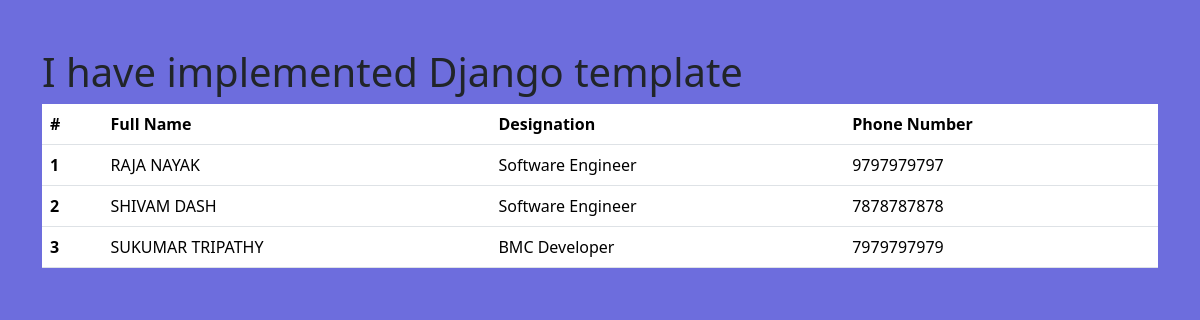
The page / on the database its author committed.
### employees/models.py (models this page shows, shortened)
class Employee(models.Model):
    first_name = models.CharField(max_length=100)
    last_name = models.CharField(max_length=100)
    photo = models.ImageField(upload_to='images')
    designation = models.CharField(max_length=100)
    email_address = models.EmailField(max_length=100, unique=True)
    phone_number = models.CharField(max_length=12, blank=True)
    created_at = models.DateTimeField(auto_now_add=True)
    updated_at = models.DateTimeField(auto_now=True)

### mysite/views.py (the view)
# urls.py: 2. Add a URL to urlpatterns:  path('', views.home, name='home')
def home(request):
    employees = Employee.objects.all()
    context = {
        'employees': employees
    }
    return render(request, 'home.html', context)

### templates/home.html (shortened to what this page needs)
{% load static %}
<!DOCTYPE html>
<html lang="en">
<head>
    <link href="https://cdn.jsdelivr.net/npm/bootstrap@5.3.8/dist/css/bootstrap.min.css" rel="stylesheet">
    <link rel="stylesheet" href="{% static 'css/style.css' %}">
</head>
<body>
    <div class="container pt-5">
        <h1>I have implemented Django template</h1>
        <table class="table">
            <thead>
                <tr>
                <th scope="col">#</th>
                <th scope="col">Full Name</th>
                <th scope="col">Designation</th>
                <th scope="col">Phone Number</th>
                </tr>
            </thead>
            <tbody>
                {% for emp in employees %}
                <tr>
                    <th>{{ forloop.counter }}</th>
                    <td>{{ emp.first_name }} {{ emp.last_name }}</td>
                    <td>{{ emp.designation }}</td>
                    <td>{{ emp.phone_number }}</td>
                </tr>
                {% endfor %}
            </tbody>
        </table>
    </div>
</body>
</html>

### mysite/static/css/style.css (style rules this page uses)
body { background-color: rgb(109, 109, 221); }

### rows shown on the page
Employee: first_name "RAJA", last_name "NAYAK", designation "Software Engineer", phone_number "9797979797"
Employee: first_name "SHIVAM", last_name "DASH", designation "Software Engineer", phone_number "7878787878"
Employee: first_name "SUKUMAR", last_name "TRIPATHY", designation "BMC Developer", phone_number "7979797979"
